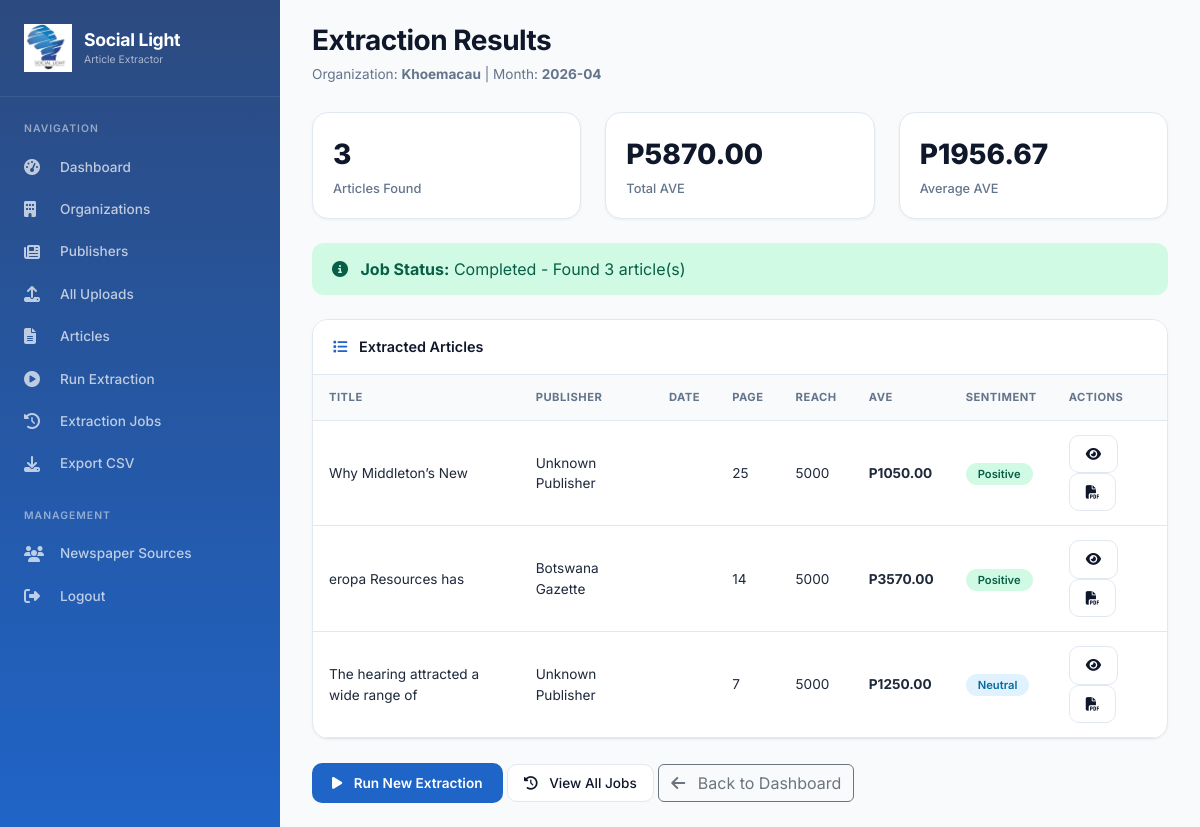
Page /organisations/extraction-results/7/ (signed in) on the committed database.
### organisations/models.py (models this page shows, shortened)
class ExtractionJob(models.Model):
    STATUS_CHOICES = [
        ('pending', 'Pending'),
        ('running', 'Running'),
        ('completed', 'Completed'),
        ('failed', 'Failed'),
    ]
    organisation = models.ForeignKey(Organisation, on_delete=models.CASCADE, related_name='extraction_jobs')
    newspaper_uploads = models.ManyToManyField(NewspaperUpload, related_name='extraction_jobs')
    month = models.CharField(max_length=7, blank=True, null=True, help_text="Format: YYYY-MM")
    status = models.CharField(max_length=20, choices=STATUS_CHOICES, default='pending')
    articles_found = models.IntegerField(default=0)
    error_message = models.TextField(blank=True, null=True)
    run_by = models.ForeignKey(settings.AUTH_USER_MODEL, on_delete=models.SET_NULL, null=True, related_name='extraction_jobs')
    started_at = models.DateTimeField(auto_now_add=True)
    completed_at = models.DateTimeField(blank=True, null=True)
    class Meta:
        ordering = ['-started_at']

class Organisation(models.Model):
    name = models.CharField(max_length=200, unique=True)
    description = models.TextField(blank=True, null=True)
    created_at = models.DateTimeField(auto_now_add=True)

class ExtractedArticle(models.Model):
    SENTIMENT_CHOICES = [
        ('Positive', 'Positive'),
        ('Neutral', 'Neutral'),
        ('Negative', 'Negative'),
    ]
    organisation = models.ForeignKey(Organisation, on_delete=models.CASCADE, related_name='articles')
    extraction_job = models.ForeignKey(ExtractionJob, on_delete=models.CASCADE, related_name='articles', null=True)
    newspaper_upload = models.ForeignKey(NewspaperUpload, on_delete=models.CASCADE, related_name='articles', null=True)
    title = models.CharField(max_length=500)
    publisher = models.ForeignKey(Publisher, on_delete=models.SET_NULL, null=True, blank=True)
    publisher_name = models.CharField(max_length=200)
    section = models.CharField(max_length=100, default='Business')
    publication_date = models.CharField(max_length=50, blank=True, null=True)
    page = models.IntegerField()
    pages = models.CharField(max_length=100, blank=True, null=True)
    reach = models.IntegerField()
    ave = models.DecimalField(max_digits=12, decimal_places=2)
    author = models.CharField(max_length=200, blank=True, null=True)
    sentiment = models.CharField(max_length=20, choices=SENTIMENT_CHOICES, default='Neutral')
    keywords_matched = models.TextField(blank=True, null=True)
    screenshot_path = models.CharField(max_length=500, blank=True, null=True)
    report_path = models.CharField(max_length=500, blank=True, null=True)
    created_at = models.DateTimeField(auto_now_add=True)
    class Meta:
        ordering = ['-created_at']

### organisations/views.py (the view)
# urls.py: path('extraction-results/<int:job_id>/', views.extraction_results, name='extraction_results'),
@staff_member_required
def extraction_results(request, job_id):
    job = get_object_or_404(ExtractionJob, id=job_id)
    articles = job.articles.all()
    total_ave = articles.aggregate(total=models.Sum('ave'))['total'] or 0
    avg_ave = articles.aggregate(avg=models.Avg('ave'))['avg'] or 0
    context = {
        'job': job,
        'articles': articles,
        'total_ave': total_ave,
        'avg_ave': avg_ave,
    }
    return render(request, 'organisations/extraction_results.html', context)

### templates/organisations/extraction_results.html (shortened to what this page needs)
{% extends 'base.html' %}
{% block content %}
<div class="page-header">
    <h1>Extraction Results</h1>
    <p>Organization: <strong>{{ job.organisation.name }}</strong> | Month: <strong>{{ job.month|default:"All" }}</strong></p>
</div>
<div class="row mb-4">
    <div class="col-md-4">
        <div class="stat-card">
            <div class="stat-value">{{ articles|length }}</div>
            <div class="stat-label">Articles Found</div>
        </div>
    </div>
    <div class="col-md-4">
        <div class="stat-card">
            <div class="stat-value">P{{ total_ave|floatformat:2|default:"0" }}</div>
            <div class="stat-label">Total AVE</div>
        </div>
    </div>
    <div class="col-md-4">
        <div class="stat-card">
            <div class="stat-value">P{{ avg_ave|floatformat:2|default:"0" }}</div>
            <div class="stat-label">Average AVE</div>
        </div>
    </div>
</div>
<div class="alert
    {% if job.status == 'completed' %}alert-success
    {% elif job.status == 'failed' %}alert-danger
    {% elif job.status == 'running' %}alert-warning
    {% else %}alert-info{% endif %} mb-4">
    <i class="fas fa-info-circle me-2"></i>
    <strong>Job Status:</strong> {{ job.status|title }}
    {% if job.articles_found > 0 %}
        - Found {{ job.articles_found }} article(s)
    {% endif %}
</div>
<div class="section-card">
    <div class="section-header">
        <i class="fas fa-list"></i> Extracted Articles
    </div>
    <div class="table-responsive">
        <table class="data-table">
            <thead>
                <tr>
                    <th>Title</th>
                    <th>Publisher</th>
                    <th>Date</th>
                    <th>Page</th>
                    <th>Reach</th>
                    <th>AVE</th>
                    <th>Sentiment</th>
                    <th>Actions</th>
                </tr>
            </thead>
            <tbody>
                {% for article in articles %}
                <tr>
                    <td>{{ article.title|truncatechars:60 }}</td>
                    <td>{{ article.publisher_name }}</td>
                    <td>{{ article.publication_date|default:article.created_at|date:"Y-m-d" }}</td>
                    <td>{{ article.page }}</td>
                    <td>{{ article.reach|floatformat:0 }}</td>
                    <td><strong>P{{ article.ave|floatformat:2 }}</strong></td>
                    <td>
                        {% if article.sentiment == 'Positive' %}
                            <span class="badge-success">Positive</span>
                        {% elif article.sentiment == 'Negative' %}
                            <span class="badge-danger">Negative</span>
                        {% else %}
                            <span class="badge-info">Neutral</span>
                        {% endif %}
                    </td>
                    <td>
                        <a href="{% url 'organisations:article_detail' article.id %}" class="btn btn-sm btn-outline-primary">
                            <i class="fas fa-eye"></i>
                        </a>
                        <a href="{% url 'organisations:download_report' article.id %}" class="btn btn-sm btn-outline-primary">
                            <i class="fas fa-file-pdf"></i>
                        </a>
                    </td>
                 </tr>
                {% endfor %}
            </tbody>
        </table>
    </div>
</div>
<div class="mt-3">
    <a href="{% url 'organisations:run_extraction' %}" class="btn btn-primary">
        <i class="fas fa-play me-2"></i> Run New Extraction
    </a>
    <a href="{% url 'organisations:extraction_jobs' %}" class="btn btn-outline-primary">
        <i class="fas fa-history me-2"></i> View All Jobs
    </a>
    <a href="{% url 'dashboard:index' %}" class="btn btn-outline-secondary">
        <i class="fas fa-arrow-left me-2"></i> Back to Dashboard
    </a>
</div>
{% endblock %}

### templates/base.html (style rules this page uses)
* { margin: 0; padding: 0; box-sizing: border-box; }
body { font-family: 'Inter', -apple-system, BlinkMacSystemFont, 'Segoe UI', Roboto, sans-serif; background-color: #f8fafc; overflow-x: hidden; }
.page-header { margin-bottom: 28px; }
.page-header h1 { font-size: 1.75rem; font-weight: 700; color: #0f172a; margin: 0; letter-spacing: -0.5px; }
.page-header p { color: #64748b; font-size: 0.85rem; margin: 6px 0 0; }
.stat-card { background: white; border-radius: 16px; padding: 20px; box-shadow: 0 1px 3px rgba(0,0,0,0.05); border: 1px solid #e2e8f0; transition: all 0.2s; }
.stat-value { font-size: 1.75rem; font-weight: 800; color: #0f172a; }
.stat-label { font-size: 0.8rem; color: #64748b; margin-top: 4px; font-weight: 500; }
.section-card { background: white; border-radius: 16px; box-shadow: 0 1px 3px rgba(0,0,0,0.05); border: 1px solid #e2e8f0; margin-bottom: 24px; overflow: hidden; }
.section-header { padding: 16px 20px; border-bottom: 1px solid #e2e8f0; background: white; font-weight: 600; font-size: 0.9rem; color: #0f172a; }
.section-header i { margin-right: 8px; color: #1F64C7; }
.btn-primary { background: #1F64C7; border: none; padding: 10px 20px; font-size: 0.85rem; font-weight: 600; border-radius: 10px; transition: all 0.2s; }
.btn-outline-primary { border: 1.5px solid #e2e8f0; background: white; color: #0f172a; padding: 8px 16px; font-size: 0.85rem; font-weight: 500; border-radius: 10px; }
.data-table { width: 100%; }
.data-table th { font-size: 0.7rem; font-weight: 700; text-transform: uppercase; letter-spacing: 0.5px; color: #64748b; padding: 14px 16px; background: #f8fafc; border-bottom: 1px solid #e2e8f0; }
.data-table td { padding: 14px 16px; font-size: 0.85rem; border-bottom: 1px solid #e2e8f0; color: #1e293b; }
.badge-success { background: #d1fae5; color: #065f46; padding: 4px 12px; border-radius: 20px; font-size: 0.7rem; font-weight: 600; }
.badge-info { background: #e0f2fe; color: #0369a1; padding: 4px 12px; border-radius: 20px; font-size: 0.7rem; font-weight: 600; }
.alert { border-radius: 12px; border: none; padding: 14px 20px; }
.alert-success { background: #d1fae5; color: #065f46; }

### rows in the picture
ExtractionJob: organisation.name "Khoemacau", month "2026-04", status "Completed", articles_found "3"
ExtractedArticle: title "Why Middleton’s New", publisher_name "Unknown Publisher", page "25", reach "5000", ave "1050.00", sentiment "Positive"
ExtractedArticle: title "eropa Resources has", publisher_name "Botswana Gazette", page "14", reach "5000", ave "3570.00", sentiment "Positive"
ExtractedArticle: title "The hearing attracted a wide range of", publisher_name "Unknown Publisher", page "7", reach "5000", ave "1250.00", sentiment "Neutral"

### other values in the picture
{{ articles|length }} "3"
{{ total_ave|floatformat:2|default:"0" }} "5870.00"
{{ avg_ave|floatformat:2|default:"0" }} "1956.67"
